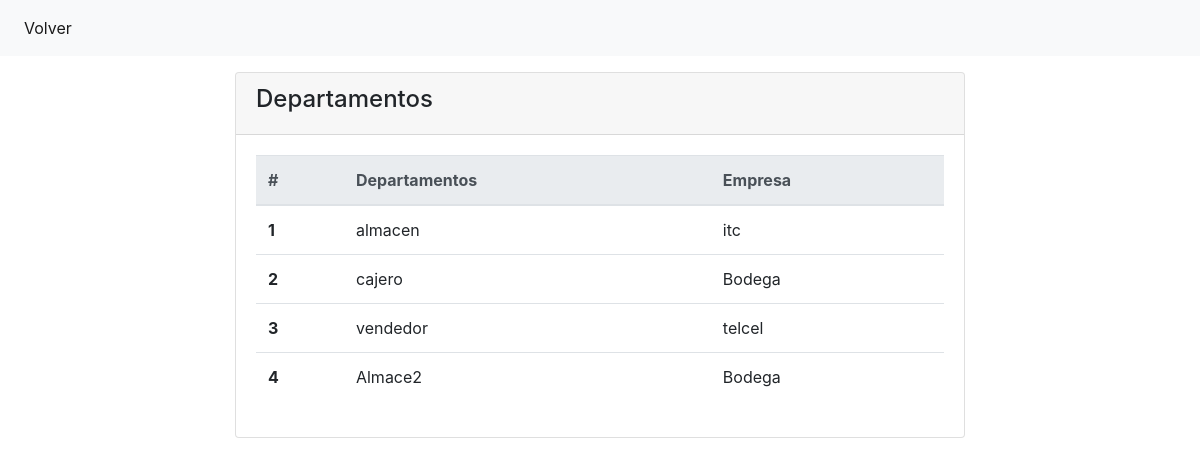
/departamentos/departamentos.php, run on the app's committed database.
### tables this page shows
CREATE TABLE `departamentos` (
  `id_dep` int(20) NOT NULL,
  `nombre_departamento` varchar(45) NOT NULL,
  `id_empresa` int(20) NOT NULL
);

CREATE TABLE `empresas` (
  `id_empresa` int(20) NOT NULL,
  `nombre` varchar(45) NOT NULL,
  `direccion` varchar(45) NOT NULL,
  `telefono` bigint(20) NOT NULL,
  `correo` varchar(45) NOT NULL
);

### public/departamentos/departamentos.php (the view, shortened to what this page needs)
<?php include '../../src/partials/head.php' ?>
<?php include '../../src/components/navbar.php' ?>
<?php
    $query = "SELECT U.id_dep, U.nombre_departamento, E.nombre
    FROM departamentos U
    INNER JOIN empresas E ON U.id_empresa = E.id_empresa";
    try {
        $db = new db();
        $db = $db->connect();
        $ejecutar = $db->query($query);
        $result = $ejecutar->fetchAll();
    } catch(PDOException $e) {
        echo $e->getMessage();
    }
?>
<div class="container mt-3">
    <div class="row">
        <div class="col col-xs-12 col-md-8 offset-md-2">
            <div class="card">
                <div class="card-header">
                    <h4 class="display-5">
                        Departamentos
                    </h4>
                </div>
                <div class="card-body">
                     <table class="table">
                        <thead class="thead-light">
                            <tr>
                                <th scope="col">#</th>
                                <th scope="col">Departamentos</th>
                                <th scope="col">Empresa</th>
                            </tr>
                        </thead>
                        <tbody>
                            <?php if($result): ?>
                            <?php foreach($result as $data): ?>
                            <tr>
                                <th scope="row"> <?php echo $data['id_dep'] ?> </th>
                                <td> <?php echo $data['nombre_departamento'] ?> </td>
                                <td> <?php echo $data['nombre'] ?> </td>
                            </tr>
                            <?php endforeach ?>
                            <?php endif ?>
                        </tbody>
                    </table>
                </div>
            </div>
        </div>
    </div>
</div>
</body>
</html>

### src/partials/head.php (shortened to what this page needs)
<!DOCTYPE html>
<html lang="en">
<head>
    <link rel="stylesheet" href="https://stackpath.bootstrapcdn.com/bootstrap/4.1.1/css/bootstrap.min.css"
>
</head>
<body>

### src/components/navbar.php
<nav class="navbar navbar-expand-lg navbar-light bg-light">
  <div class="collapse navbar-collapse" id="navbarSupportedContent">
    <ul class="navbar-nav mr-auto">
      <li class="nav-item active">
        <a class="nav-link" href="../../public/index.php">Volver <span class="sr-only">(current)</span></a>
      </li>
    </ul>
  </div>
</nav>

### data on the page
departamentos: id_dep "1", nombre_departamento "almacen", id_empresa.nombre "itc"
departamentos: id_dep "2", nombre_departamento "cajero", id_empresa.nombre "Bodega"
departamentos: id_dep "3", nombre_departamento "vendedor", id_empresa.nombre "telcel"
departamentos: id_dep "4", nombre_departamento "Almace2", id_empresa.nombre "Bodega"
